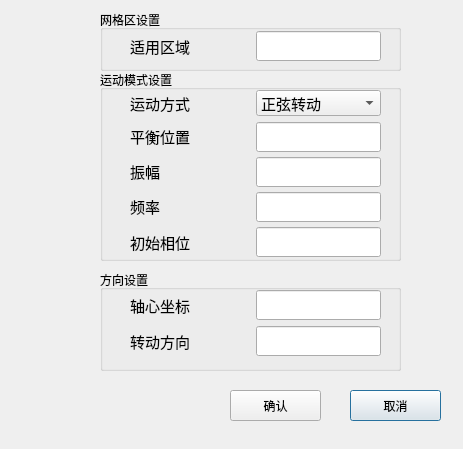
<?xml version="1.0" encoding="UTF-8"?>
<ui version="4.0">
 <class>Dialog</class>
 <widget class="QDialog" name="Dialog">
  <property name="geometry">
   <rect>
    <x>0</x>
    <y>0</y>
    <width>463</width>
    <height>449</height>
   </rect>
  </property>
  <property name="windowTitle">
   <string>舵偏运动设置</string>
  </property>
  <widget class="QPushButton" name="btncancel">
   <property name="geometry">
    <rect>
     <x>350</x>
     <y>390</y>
     <width>91</width>
     <height>31</height>
    </rect>
   </property>
   <property name="text">
    <string>取消</string>
   </property>
  </widget>
  <widget class="QPushButton" name="btnok">
   <property name="geometry">
    <rect>
     <x>230</x>
     <y>390</y>
     <width>91</width>
     <height>31</height>
    </rect>
   </property>
   <property name="text">
    <string>确认</string>
   </property>
  </widget>
  <widget class="QGroupBox" name="groupBox">
   <property name="geometry">
    <rect>
     <x>100</x>
     <y>10</y>
     <width>301</width>
     <height>61</height>
    </rect>
   </property>
   <property name="title">
    <string>网格区设置</string>
   </property>
   <widget class="QWidget" name="">
    <property name="geometry">
     <rect>
      <x>30</x>
      <y>20</y>
      <width>251</width>
      <height>32</height>
     </rect>
    </property>
    <layout class="QGridLayout" name="gridLayout_3">
     <item row="0" column="0">
      <widget class="QLabel" name="labelzone">
       <property name="minimumSize">
        <size>
         <width>80</width>
         <height>0</height>
        </size>
       </property>
       <property name="font">
        <font>
         <family>AcadEref</family>
         <pointsize>11</pointsize>
        </font>
       </property>
       <property name="text">
        <string>适用区域</string>
       </property>
      </widget>
     </item>
     <item row="0" column="1">
      <spacer name="horizontalSpacer_3">
       <property name="orientation">
        <enum>Qt::Horizontal</enum>
       </property>
       <property name="sizeType">
        <enum>QSizePolicy::Fixed</enum>
       </property>
       <property name="sizeHint" stdset="0">
        <size>
         <width>40</width>
         <height>20</height>
        </size>
       </property>
      </spacer>
     </item>
     <item row="0" column="2">
      <widget class="QLineEdit" name="textzone">
       <property name="sizePolicy">
        <sizepolicy hsizetype="Expanding" vsizetype="Fixed">
         <horstretch>0</horstretch>
         <verstretch>0</verstretch>
        </sizepolicy>
       </property>
       <property name="minimumSize">
        <size>
         <width>0</width>
         <height>30</height>
        </size>
       </property>
       <property name="font">
        <font>
         <pointsize>11</pointsize>
        </font>
       </property>
       <property name="text">
        <string/>
       </property>
       <property name="alignment">
        <set>Qt::AlignCenter</set>
       </property>
      </widget>
     </item>
    </layout>
   </widget>
  </widget>
  <widget class="QGroupBox" name="groupBox_2">
   <property name="geometry">
    <rect>
     <x>100</x>
     <y>70</y>
     <width>301</width>
     <height>191</height>
    </rect>
   </property>
   <property name="title">
    <string>运动模式设置</string>
   </property>
   <widget class="QWidget" name="">
    <property name="geometry">
     <rect>
      <x>30</x>
      <y>20</y>
      <width>251</width>
      <height>167</height>
     </rect>
    </property>
    <layout class="QGridLayout" name="gridLayout">
     <item row="0" column="0">
      <widget class="QLabel" name="label_19">
       <property name="sizePolicy">
        <sizepolicy hsizetype="Preferred" vsizetype="Fixed">
         <horstretch>0</horstretch>
         <verstretch>0</verstretch>
        </sizepolicy>
       </property>
       <property name="maximumSize">
        <size>
         <width>16777215</width>
         <height>30</height>
        </size>
       </property>
       <property name="font">
        <font>
         <family>AcadEref</family>
         <pointsize>11</pointsize>
        </font>
       </property>
       <property name="text">
        <string>运动方式</string>
       </property>
      </widget>
     </item>
     <item row="0" column="1">
      <spacer name="horizontalSpacer">
       <property name="orientation">
        <enum>Qt::Horizontal</enum>
       </property>
       <property name="sizeType">
        <enum>QSizePolicy::Fixed</enum>
       </property>
       <property name="sizeHint" stdset="0">
        <size>
         <width>40</width>
         <height>20</height>
        </size>
       </property>
      </spacer>
     </item>
     <item row="0" column="2">
      <widget class="QComboBox" name="com">
       <property name="font">
        <font>
         <pointsize>11</pointsize>
        </font>
       </property>
       <property name="layoutDirection">
        <enum>Qt::LeftToRight</enum>
       </property>
       <item>
        <property name="text">
         <string>正弦转动</string>
        </property>
       </item>
       <item>
        <property name="text">
         <string>其他类型</string>
        </property>
       </item>
      </widget>
     </item>
     <item row="1" column="0">
      <widget class="QLabel" name="labelbalance">
       <property name="sizePolicy">
        <sizepolicy hsizetype="Fixed" vsizetype="Preferred">
         <horstretch>0</horstretch>
         <verstretch>0</verstretch>
        </sizepolicy>
       </property>
       <property name="minimumSize">
        <size>
         <width>80</width>
         <height>0</height>
        </size>
       </property>
       <property name="font">
        <font>
         <family>AcadEref</family>
         <pointsize>11</pointsize>
        </font>
       </property>
       <property name="text">
        <string>平衡位置</string>
       </property>
      </widget>
     </item>
     <item row="1" column="2">
      <widget class="QLineEdit" name="textbalance">
       <property name="sizePolicy">
        <sizepolicy hsizetype="Expanding" vsizetype="Fixed">
         <horstretch>0</horstretch>
         <verstretch>0</verstretch>
        </sizepolicy>
       </property>
       <property name="minimumSize">
        <size>
         <width>0</width>
         <height>30</height>
        </size>
       </property>
       <property name="font">
        <font>
         <pointsize>11</pointsize>
        </font>
       </property>
       <property name="text">
        <string/>
       </property>
       <property name="alignment">
        <set>Qt::AlignCenter</set>
       </property>
      </widget>
     </item>
     <item row="2" column="0">
      <widget class="QLabel" name="labelzhengfu">
       <property name="font">
        <font>
         <family>AcadEref</family>
         <pointsize>11</pointsize>
        </font>
       </property>
       <property name="text">
        <string>振幅</string>
       </property>
      </widget>
     </item>
     <item row="2" column="2">
      <widget class="QLineEdit" name="textzhengfu">
       <property name="sizePolicy">
        <sizepolicy hsizetype="Expanding" vsizetype="Fixed">
         <horstretch>0</horstretch>
         <verstretch>0</verstretch>
        </sizepolicy>
       </property>
       <property name="minimumSize">
        <size>
         <width>0</width>
         <height>30</height>
        </size>
       </property>
       <property name="font">
        <font>
         <pointsize>11</pointsize>
        </font>
       </property>
       <property name="text">
        <string/>
       </property>
       <property name="alignment">
        <set>Qt::AlignCenter</set>
       </property>
      </widget>
     </item>
     <item row="3" column="0">
      <widget class="QLabel" name="labelpinglv">
       <property name="font">
        <font>
         <family>AcadEref</family>
         <pointsize>11</pointsize>
        </font>
       </property>
       <property name="text">
        <string>频率</string>
       </property>
      </widget>
     </item>
     <item row="3" column="2">
      <widget class="QLineEdit" name="textpinlv">
       <property name="sizePolicy">
        <sizepolicy hsizetype="Expanding" vsizetype="Fixed">
         <horstretch>0</horstretch>
         <verstretch>0</verstretch>
        </sizepolicy>
       </property>
       <property name="minimumSize">
        <size>
         <width>0</width>
         <height>30</height>
        </size>
       </property>
       <property name="font">
        <font>
         <pointsize>11</pointsize>
        </font>
       </property>
       <property name="text">
        <string/>
       </property>
       <property name="alignment">
        <set>Qt::AlignCenter</set>
       </property>
      </widget>
     </item>
     <item row="4" column="0">
      <widget class="QLabel" name="labelxiangwei">
       <property name="font">
        <font>
         <family>AcadEref</family>
         <pointsize>11</pointsize>
        </font>
       </property>
       <property name="text">
        <string>初始相位</string>
       </property>
      </widget>
     </item>
     <item row="4" column="2">
      <widget class="QLineEdit" name="textxiangwei">
       <property name="sizePolicy">
        <sizepolicy hsizetype="Expanding" vsizetype="Fixed">
         <horstretch>0</horstretch>
         <verstretch>0</verstretch>
        </sizepolicy>
       </property>
       <property name="minimumSize">
        <size>
         <width>0</width>
         <height>30</height>
        </size>
       </property>
       <property name="font">
        <font>
         <pointsize>11</pointsize>
        </font>
       </property>
       <property name="text">
        <string/>
       </property>
       <property name="alignment">
        <set>Qt::AlignCenter</set>
       </property>
      </widget>
     </item>
    </layout>
   </widget>
  </widget>
  <widget class="QGroupBox" name="groupBox_3">
   <property name="geometry">
    <rect>
     <x>100</x>
     <y>270</y>
     <width>301</width>
     <height>101</height>
    </rect>
   </property>
   <property name="title">
    <string>方向设置</string>
   </property>
   <widget class="QWidget" name="">
    <property name="geometry">
     <rect>
      <x>30</x>
      <y>20</y>
      <width>251</width>
      <height>68</height>
     </rect>
    </property>
    <layout class="QGridLayout" name="gridLayout_2">
     <item row="0" column="0">
      <widget class="QLabel" name="label_17">
       <property name="sizePolicy">
        <sizepolicy hsizetype="Preferred" vsizetype="Fixed">
         <horstretch>0</horstretch>
         <verstretch>0</verstretch>
        </sizepolicy>
       </property>
       <property name="minimumSize">
        <size>
         <width>80</width>
         <height>0</height>
        </size>
       </property>
       <property name="maximumSize">
        <size>
         <width>16777215</width>
         <height>30</height>
        </size>
       </property>
       <property name="font">
        <font>
         <family>AcadEref</family>
         <pointsize>11</pointsize>
        </font>
       </property>
       <property name="text">
        <string>轴心坐标</string>
       </property>
      </widget>
     </item>
     <item row="0" column="1">
      <spacer name="horizontalSpacer_2">
       <property name="orientation">
        <enum>Qt::Horizontal</enum>
       </property>
       <property name="sizeType">
        <enum>QSizePolicy::Fixed</enum>
       </property>
       <property name="sizeHint" stdset="0">
        <size>
         <width>40</width>
         <height>20</height>
        </size>
       </property>
      </spacer>
     </item>
     <item row="0" column="2">
      <widget class="QLineEdit" name="textcent">
       <property name="sizePolicy">
        <sizepolicy hsizetype="Expanding" vsizetype="Fixed">
         <horstretch>0</horstretch>
         <verstretch>0</verstretch>
        </sizepolicy>
       </property>
       <property name="minimumSize">
        <size>
         <width>0</width>
         <height>30</height>
        </size>
       </property>
       <property name="font">
        <font>
         <pointsize>11</pointsize>
        </font>
       </property>
       <property name="toolTip">
        <string>请输入轴心坐标的XYZ值</string>
       </property>
       <property name="text">
        <string/>
       </property>
       <property name="alignment">
        <set>Qt::AlignCenter</set>
       </property>
      </widget>
     </item>
     <item row="1" column="0">
      <widget class="QLabel" name="label_18">
       <property name="sizePolicy">
        <sizepolicy hsizetype="Preferred" vsizetype="Fixed">
         <horstretch>0</horstretch>
         <verstretch>0</verstretch>
        </sizepolicy>
       </property>
       <property name="maximumSize">
        <size>
         <width>16777215</width>
         <height>30</height>
        </size>
       </property>
       <property name="font">
        <font>
         <family>AcadEref</family>
         <pointsize>11</pointsize>
        </font>
       </property>
       <property name="text">
        <string>转动方向</string>
       </property>
      </widget>
     </item>
     <item row="1" column="2">
      <widget class="QLineEdit" name="textaxis">
       <property name="sizePolicy">
        <sizepolicy hsizetype="Expanding" vsizetype="Fixed">
         <horstretch>0</horstretch>
         <verstretch>0</verstretch>
        </sizepolicy>
       </property>
       <property name="minimumSize">
        <size>
         <width>0</width>
         <height>30</height>
        </size>
       </property>
       <property name="font">
        <font>
         <pointsize>11</pointsize>
        </font>
       </property>
       <property name="toolTip">
        <string>请输入转动方向的XYZ值</string>
       </property>
       <property name="text">
        <string/>
       </property>
       <property name="alignment">
        <set>Qt::AlignCenter</set>
       </property>
      </widget>
     </item>
    </layout>
   </widget>
  </widget>
 </widget>
 <resources/>
 <connections/>
</ui>
